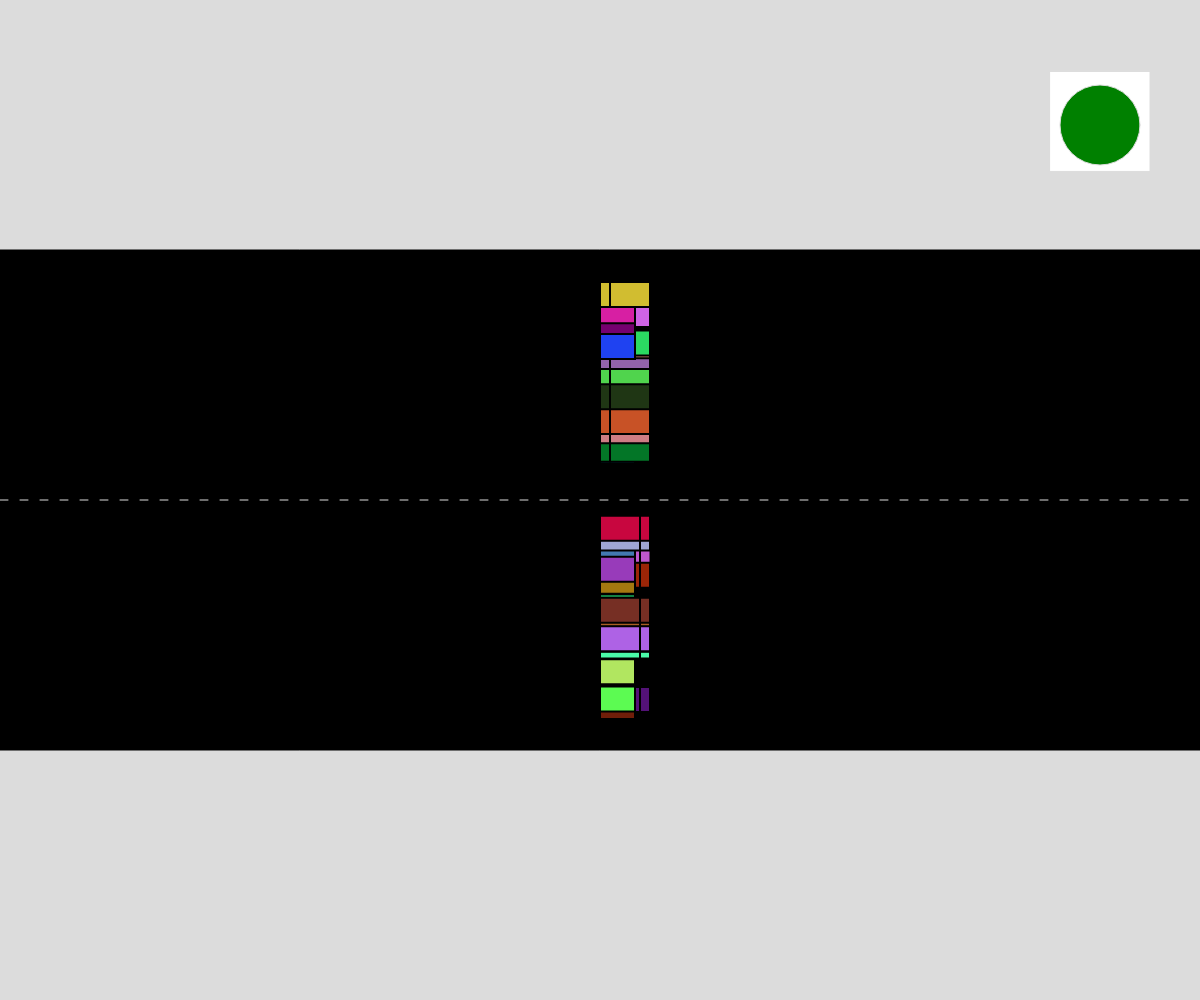
Frame 1 (no input)
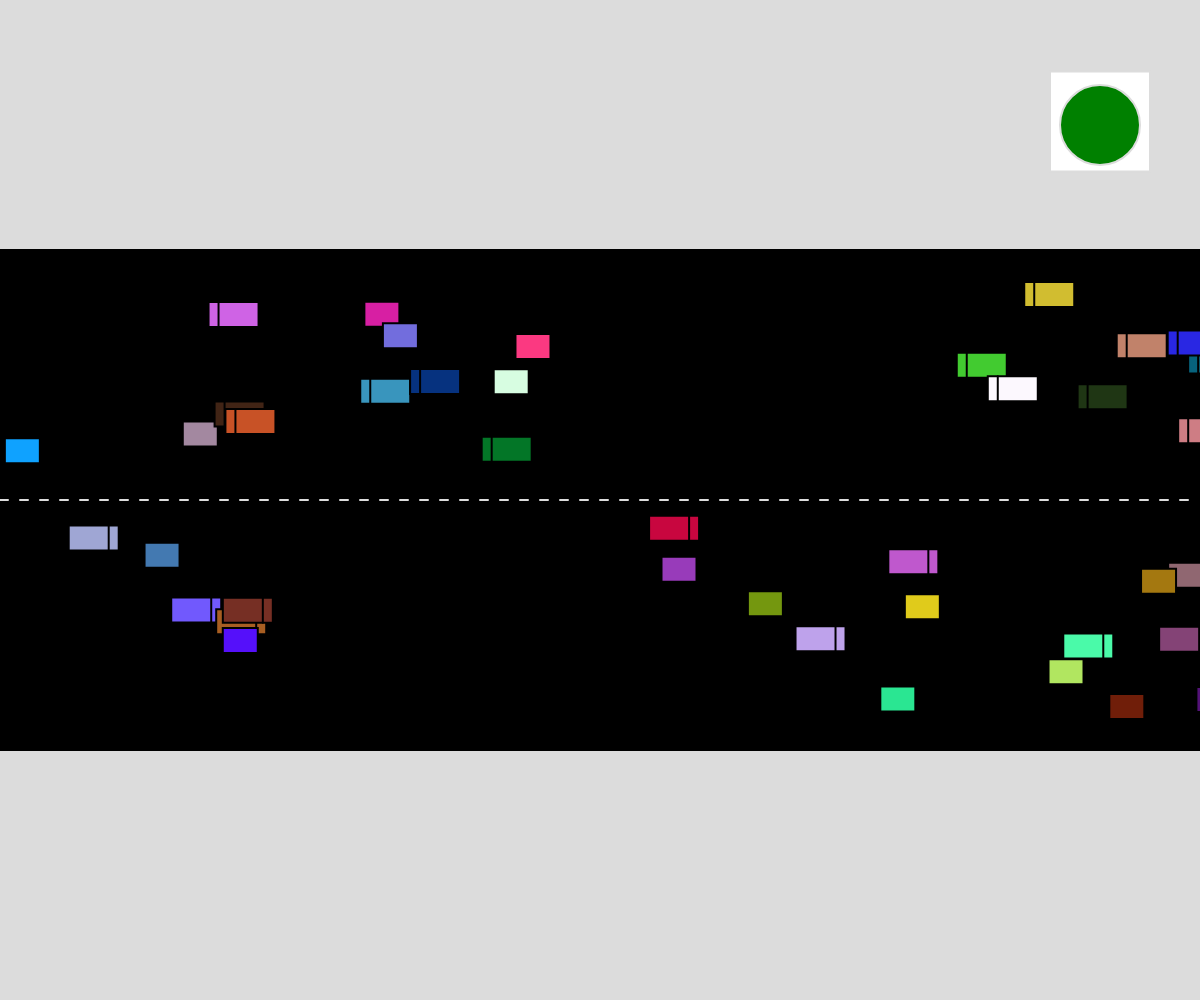
Frame 60 (no input)
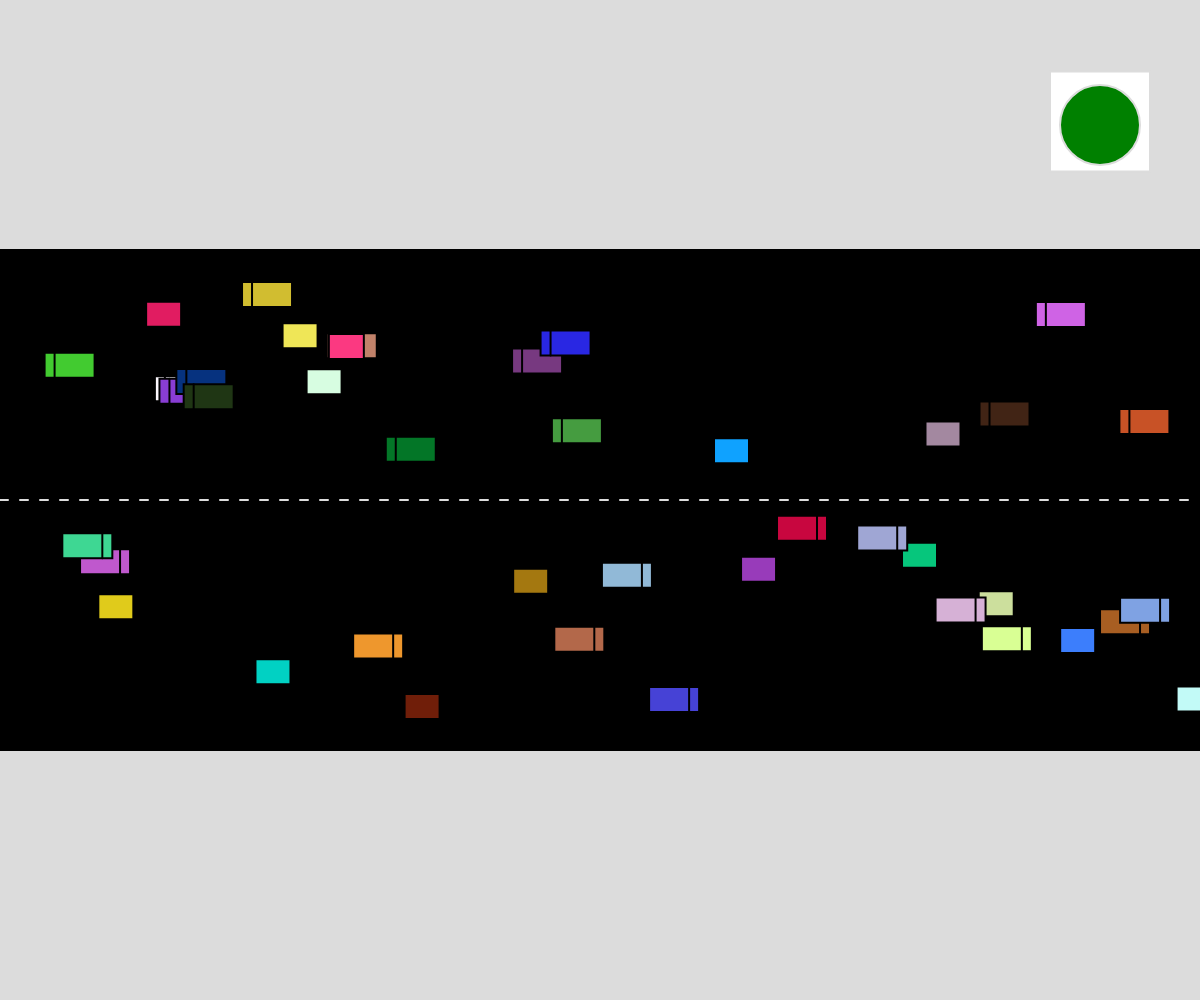
Frame 120 (the mouse pressed at the canvas centre since frame 60)

The p5.js sketch that drew these frames (run headless with seeded random() and noise() and a simulated clock; from frame 60 on, the mouse is pressed at the canvas centre):

// p5.js sketch
// ── sketch.js
// Cars 
// Raghad Ibrahim 
// Oct 17, 2023
// Expalin

//Global Variables
let trafficLight;
let eastbound = [];
let westbound = [];

function setup() {
  createCanvas(windowWidth, windowHeight);
  // Create 20 vehicles going east
  for (let i = 0; i < 20; i++) {
    eastbound.push(new Vehicle(width / 2, 1));
  }
  // Create 20 vehicles going west
  for (let i = 0; i < 20; i++) {
   westbound.push(new Vehicle(width / 2, 0));
  }
  trafficLight = new Traffic();
}


function draw() {
  background(220);
  drawRoad();
  trafficLight.display();
  trafficLight.update();
  for (let v of eastbound) {
    v.action();
  }
  for (let v of westbound) {
    v.action();
  }
}

function mousePressed(){
  //if I press shift once it will always add here?
  if(mouseButton === LEFT && keyIsPressed && keyCode === SHIFT ){
    print(1)
    westbound.push(new Vehicle(width / 2, 0));
  }
  else if(mouseButton === LEFT){
    eastbound.push(new Vehicle(width / 2, 1));
  }
}

function drawRoad() {
  fill(0);
  rect(0, height / 4, width, height / 4 + height / 4);
  for (let i = 0; i < width; i = i + 20) {
    stroke(220);
    line(i, height / 2, i + 8, height / 2);
  }
}


class Traffic{
  constructor(){
    this.red = false;
    this.timer = 120; //how long the cars stop
  }
  display(){
    fill(255);
    rect(width - 150, height/14, 100, 100)
    if(this.red === false) fill("green");
    else fill("red");
    circle(width - 100, height/8, 80);
  }
  update(){
    if (keyIsPressed && key===" "){
      this.red = true;
      this.timer = 120; 
    }
    if (this.red === true){
      this.timer-=1;
      if (this.timer === 0) this.red = false;
    }
  }
  
}

class Vehicle {
  constructor(x, d) {
    this.t = Math.floor(random(0, 2)); //type of car
    this.x = x;
    this.d = d; //direction   0-west  1-east
    if (this.d === 0) { //top lane
      this.y = random(height / 4, height * .45);
    }
    else this.y = random(height *.51, height * .7);

    this.c = color(random(0, 255), random(0, 255), random(0, 255));
    this.xSpeed = random(1, 15); //random speed
  }


  display() {
    if (this.t === 1) {  //truck
      fill(this.c);
      stroke(0);
      rect(this.x, this.y, 50, 25);
      strokeWeight(2);
      if(this.d === 0) line(this.x+10,this.y, this.x+10, this.y +25);
      else line(this.x+40,this.y, this.x+40, this.y +25);
    }
    else {  //car
      fill(this.c);
      stroke(0);
      rect(this.x, this.y, 35, 25);
    }
  }

  move() {
    //checking if the car is going left
    if(trafficLight.red === false){
      if (this.d === 0) {
        if (this.x < 0) this.x = width;
        else {
          this.x -= this.xSpeed;
        }
  
      }
      else {
        if (this.x > width) this.x = 0;
        else {
          this.x += this.xSpeed;
        }
      }
    }
    else{
      this.x = this.x;
    }
  }
  speedUp() {
    //making sure the speed doesn't exceed 15.
    if (this.xSpeed < 15) this.xSpeed += 1;
  }
  speedDown() {
    //making sure speed !== 0 to avoid changing direction.
    if (this.xSpeed > 1 && this.xSpeed < 15) this.xSpeed -= 1;
  }
  changeColor() {
    this.c = color(random(0, 255), random(0, 255), random(0, 255));
    fill(this.c);
  }
  action() {
    this.display();
    this.move();
    // 1 percent chance
    if(trafficLight.red === false){
      if (random(0, 100) < 1) this.speedUp();
      if (random(0, 100) < 1) this.speedDown();
      if (random(0, 100) < 1) this.changeColor();
    }
  }
}
